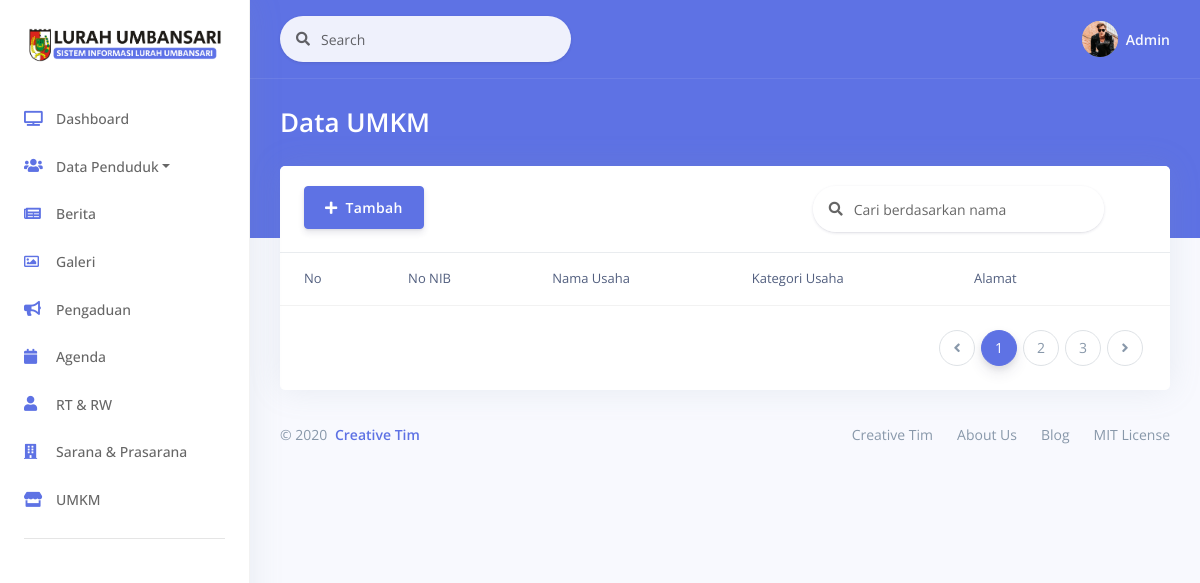
The page /index.php/umkm on the database as committed earlier.
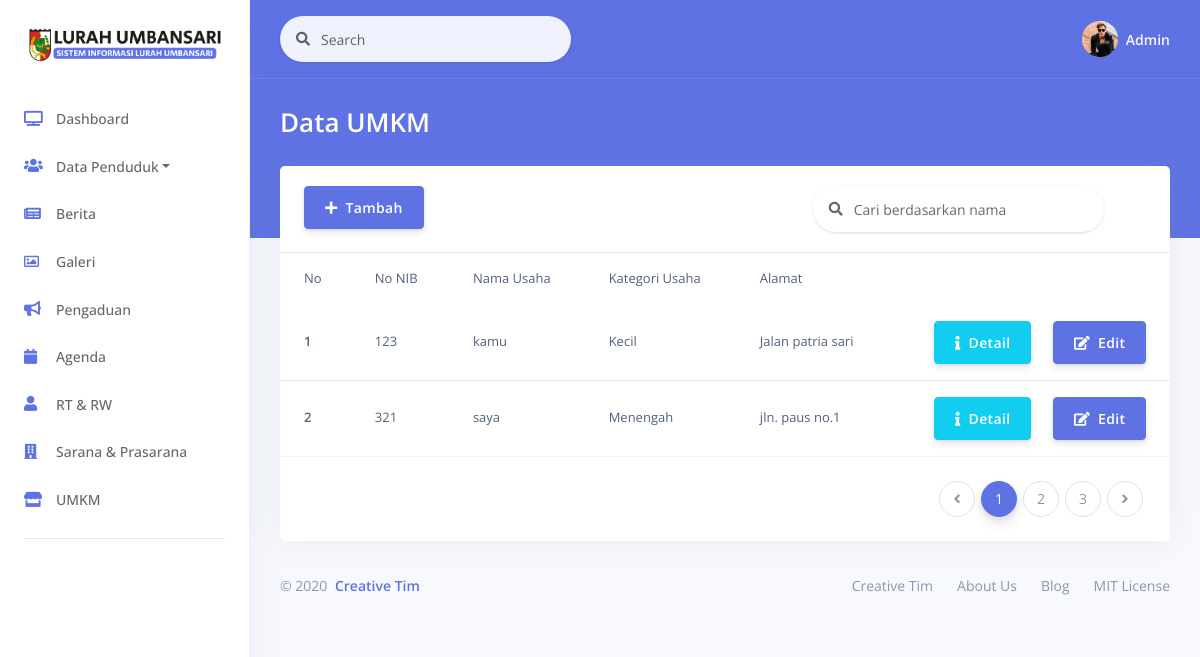
The same page on the database as committed later.
### tables this page shows
CREATE TABLE `umkm` (
  `id_umkm` int(11) NOT NULL,
  `no_nib` varchar(255) NOT NULL,
  `nama_owner` varchar(255) NOT NULL,
  `nama_usaha` varchar(255) NOT NULL,
  `id_kat` int(11) NOT NULL,
  `alamat` text NOT NULL,
  `foto_produk` varchar(255) NOT NULL DEFAULT 'default.png'
);

CREATE TABLE `umkm_kat` (
  `id_kat` int(11) NOT NULL,
  `nama` varchar(255) NOT NULL
);

### application/controllers/Umkm.php (called while the page is built, shortened)
<?php
class Umkm extends CI_Controller
{
    public function __construct()
    {
        $this->load->model('Umkm_model');
        $this->load->model('Umkm_kat_model');
    }
    function index()
    {
        $data['judul'] = "Halaman UMKM";
        $data['umkm'] = $this->Umkm_model->get();
        $data['umkm_kat'] = $this->Umkm_kat_model->get();
        $this->load->view('layout/header', $data);
        $this->load->view('data_umkm/vw_umkm', $data);
        $this->load->view('layout/footer', $data);
    }
}

### index.php (called while the page is built, shortened)
<?php
require_once BASEPATH.'core/CodeIgniter.php';

### application/models/Umkm_model.php (called while the page is built, shortened)
<?php
class Umkm_model extends CI_Model
{
    public $table = 'umkm';
    public function get()
    {
        $this->db->from($this->table);
        $query = $this->db->get();
        return $query->result_array();
    }
}

### application/models/Umkm_kat_model.php (called while the page is built, shortened)
<?php
class Umkm_kat_model extends CI_Model
{
    public $table = 'umkm_kat';
    public function get()
    {
        $this->db->from($this->table);
        $query = $this->db->get();
        return $query->result_array();
    }
}

### application/views/data_umkm/vw_umkm.php (the view, shortened to what the changed rows need)
<div class="main-content" id="panel">
    <div class="container-fluid mt--6">
        <div class="row">
            <div class="col">
                <div class="card">
                    <div class="table-responsive">
                        <table class="table align-items-center table-flush">
                            <thead class="thead-light">
                                <tr>
                                    <td scope="col" class="sort" data-sort="id">No</td>
                                    <td scope="col" class="sort" data-sort="nik">No NIB</td>
                                    <td scope="col" class="sort" data-sort="asal">Nama Usaha</td>
                                    <td scope="col" class="sort" data-sort="asal">Kategori Usaha</td>
                                    <td scope="col" class="sort" data-sort="asal">Alamat</td>
                                    <td scope="col"></td>
                                </tr>
                            </thead>
                            <tbody class="list">
                                <?php
                                $i = 1;
                                foreach ($umkm as $u) {
                                ?>
                                    <tr>
                                        <th scope="row">
                                            <div class="media-body">
                                                <span><?= $i ?></span>
                                            </div>
                                        </th>
                                        <td class="budget">
                                            <?= $u['no_nib'] ?>
                                        </td>
                                        <td>
                                            <?= $u['nama_usaha'] ?>
                                        </td>
                                        <td>
                                            <?php foreach ($umkm_kat as $uk) :
                                                if ($u['id_kat'] == $uk['id_kat']) { ?>
                                                    <?= $uk['nama']; ?>
                                            <?php }
                                            endforeach; ?>
                                        </td>
                                        <td>
                                            <?= $u['alamat'] ?>
                                        </td>
                                        <td class="text-right">
                                            <a href="<?= site_url('Umkm/detail/') . $u['id_umkm']; ?>" class="btn btn-info"><i class="fas fa-info"></i>&nbsp;&nbsp;Detail</a>&nbsp;&nbsp;&nbsp;
                                            <a href="<?= site_url('Umkm/edit/') . $u['id_umkm']; ?>" class="btn btn-primary"><i class="fas fa-edit"></i>&nbsp;&nbsp;Edit</a>
                                        </td>
                                    </tr>
                                <?php
                                    $i++;
                                } ?>
                            </tbody>
                        </table>
                    </div>
                </div>
            </div>
        </div>

Rows that differ between the two databases and show on the page:
added umkm: no_nib "123", nama_usaha "kamu", alamat "Jalan patria sari"
added umkm_kat: nama "Kecil", shown under "123"
added umkm: no_nib "321", nama_usaha "saya", alamat "jln. paus no.1"
added umkm_kat: nama "Menengah", shown under "321"
